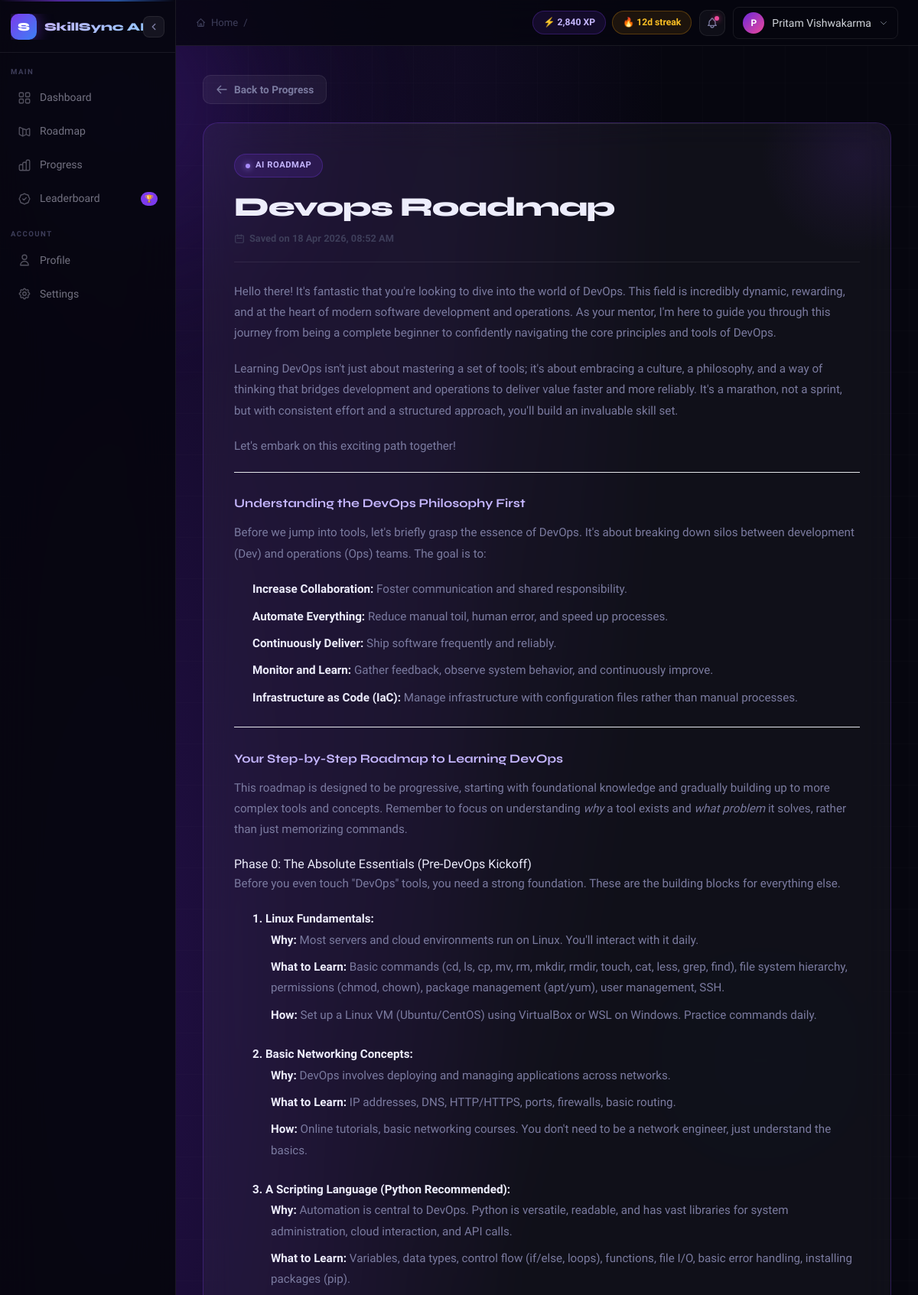
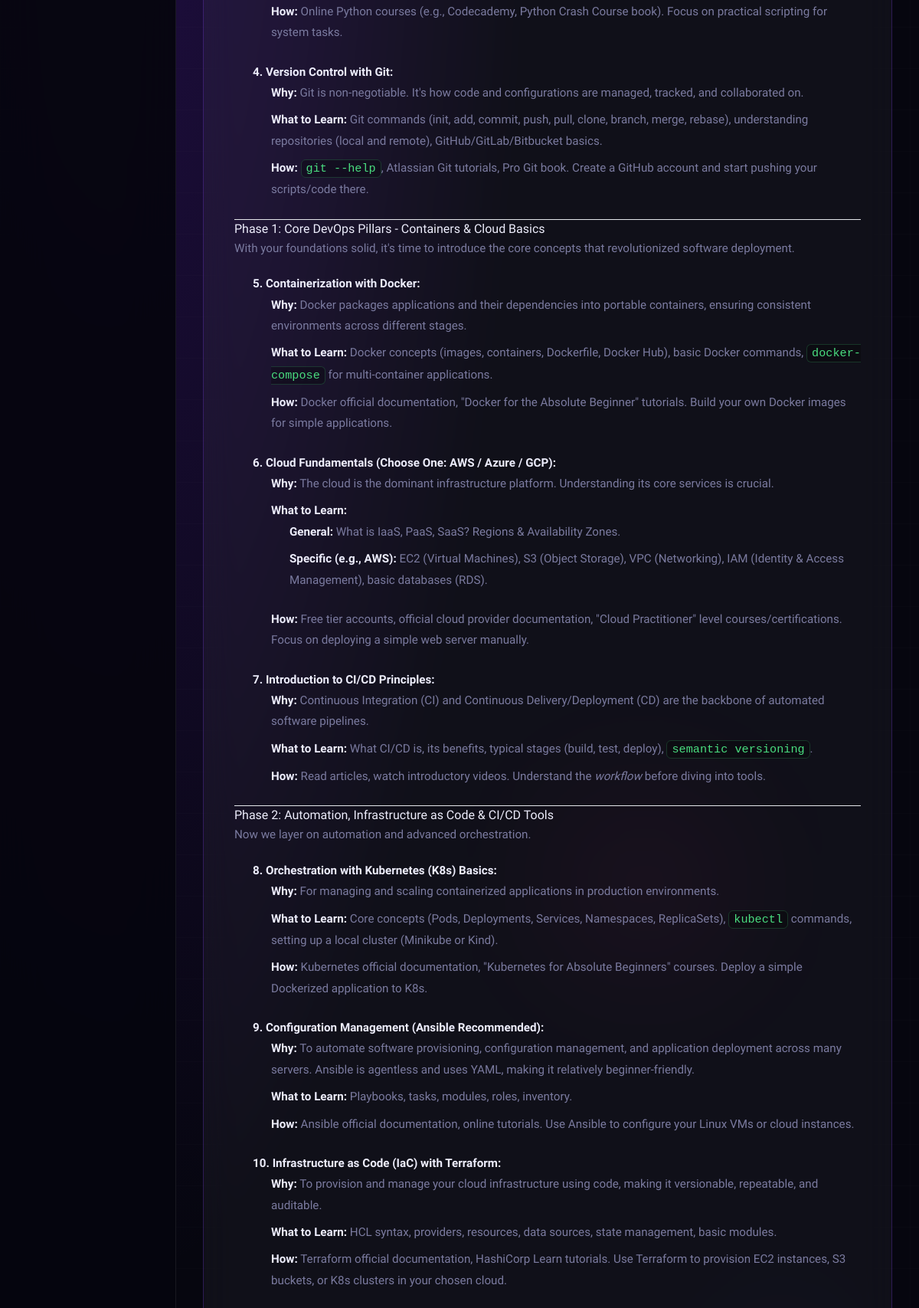
Page /dashboard/roadmap/13/ (signed in, upper part) on the committed database (2 pictures, top to bottom).
### dashboard/models.py (models this page shows, shortened)
class SavedAIRoadmap(models.Model):
    user = models.ForeignKey(User, on_delete=models.CASCADE, related_name="saved_roadmaps")
    title = models.CharField(max_length=255, default="My AI Roadmap")
    ai_content = models.TextField() # Gemini ka generate kiya hua markdown/HTML
    generated_at = models.DateTimeField(default=now)
    is_active = models.BooleanField(default=True) # Agar current roadmap hai toh True

### dashboard/views.py (the view)
# urls.py: path('roadmap/<int:roadmap_id>/', views.roadmap_detail, name='roadmap_detail'),
@login_required
def roadmap_detail(request, roadmap_id):
    roadmap = get_object_or_404(SavedAIRoadmap, id=roadmap_id, user=request.user)
    context = {
        'roadmap': roadmap
    }
    return render(request, 'dashboard/roadmap_detail.html', context)

### templates/dashboard/roadmap_detail.html (shortened to what this page needs)
{% extends 'base.html' %}
{% load static %}
{% block content %}
<div style="max-width:900px; margin: 0 auto; padding-top: 10px; padding-bottom: 40px;">
    <a href="{% url 'progress' %}" class="btn-ghost" style="padding:8px 16px; border-radius:10px; text-decoration:none; display:inline-flex; align-items:center; gap:8px; margin-bottom: 24px; font-size: 0.85rem; transition: all 0.2s;">
        <svg width="16" height="16" fill="none" stroke="currentColor" stroke-width="2" viewBox="0 0 24 24"><path stroke-linecap="round" stroke-linejoin="round" d="M10 19l-7-7m0 0l7-7m-7 7h18"/></svg>
        Back to Progress
    </a>
    <div class="glass anim-up d-1" style="padding: 40px; border-radius: 20px; position: relative; overflow: hidden; border: 1px solid rgba(124,58,237,.28);">
        <div style="position: absolute; top: -80px; right: -80px; width: 250px; height: 250px; background: radial-gradient(circle, rgba(124,58,237,0.12) 0%, transparent 70%); border-radius: 50%; pointer-events: none;"></div>
        <div style="border-bottom: 1px solid rgba(255,255,255,0.08); padding-bottom: 20px; margin-bottom: 25px;">
            <div style="display:inline-flex; align-items:center; gap:7px; padding:6px 14px; border-radius:999px; background:rgba(124,58,237,.15); border:1px solid rgba(124,58,237,.3); font-size:.7rem; font-weight:700; color:#c4b5fd; text-transform: uppercase; letter-spacing: 0.05em; margin-bottom: 18px;">
                <span style="width:6px; height:6px; border-radius:50%; background:#a78bfa; box-shadow: 0 0 8px #a78bfa;"></span> AI Roadmap
            </div>
            <h1 style="font-family: 'Syne', sans-serif; font-weight: 800; font-size: 2.2rem; color: var(--text); letter-spacing: -0.03em; margin-bottom: 10px; line-height: 1.2;">
                {{ roadmap.title }}
            </h1>
            <p style="color: var(--text-muted); font-size: 0.8rem; font-weight: 600; display: flex; align-items: center; gap: 6px;">
                <svg width="14" height="14" fill="none" stroke="currentColor" stroke-width="2" viewBox="0 0 24 24"><path stroke-linecap="round" stroke-linejoin="round" d="M8 7V3m8 4V3m-9 8h10M5 21h14a2 2 0 002-2V7a2 2 0 00-2-2H5a2 2 0 00-2 2v12a2 2 0 002 2z"/></svg>
                Saved on {{ roadmap.generated_at|date:"d M Y, h:i A" }}
            </p>
        </div>
        <div class="markdown-content">
            {{ roadmap.ai_content|safe }}
        </div>
    </div>
</div>
{% endblock %}

### templates/base.html (shortened to what this page needs)
{% load static %}
<!DOCTYPE html>
<html lang="en" data-theme="dark">
<head>
  <script src="https://cdn.tailwindcss.com"></script>
</head>
<body>
<div class="bg-layer" aria-hidden="true">
  <div class="bg-mesh"></div>
  <div class="bg-grid"></div>
  <div class="blob blob-3"></div>
  <div class="blob blob-4"></div>
</div>
<aside id="sidebar" aria-label="Main navigation">
  <div class="sb-logo-row">
    <a class="sb-logo-link" href="{% url 'dashboard' %}">
      <div class="sb-logo-mark">S</div>
      <span class="sb-logo-text">SkillSync AI</span>
    </a>
    <button class="sb-toggle" id="sbToggleBtn" onclick="toggleSidebar()" title="Toggle sidebar" aria-label="Toggle sidebar">
      <svg id="sbToggleIcon" viewBox="0 0 24 24" fill="none" stroke="currentColor" stroke-width="2.5" stroke-linecap="round" stroke-linejoin="round">
        <path d="M15 18l-6-6 6-6"/>
      </svg>
    </button>
  </div>
  <nav style="flex:1; overflow-y:auto; overflow-x:hidden; padding: 4px 0;">
    <div class="sb-section">Main</div>
    <a class="sb-link {% block nav_dashboard %}{% endblock %}" href="{% url 'dashboard' %}">
      <svg viewBox="0 0 24 24" fill="none" stroke="currentColor" stroke-width="1.8">
        <rect x="3" y="3" width="7" height="7" rx="1.5"/>
        <rect x="14" y="3" width="7" height="7" rx="1.5"/>
        <rect x="3" y="14" width="7" height="7" rx="1.5"/>
        <rect x="14" y="14" width="7" height="7" rx="1.5"/>
      </svg>
      <span class="sb-link-text">Dashboard</span>
    </a>
    <a class="sb-link {% block nav_roadmap %}{% endblock %}" href="{% url 'skill_advisor' %}">
      <svg viewBox="0 0 24 24" fill="none" stroke="currentColor" stroke-width="1.8">
        <path stroke-linecap="round" stroke-linejoin="round" d="M9 20l-5.447-2.724A1 1 0 013 16.382V5.618a1 1 0 011.447-.894L9 7m0 13l6-3m-6 3V7m6 10l4.553 2.276A1 1 0 0021 18.382V7.618a1 1 0 00-1.447-.894L15 9m0 8V9m0 0L9 7"/>
      </svg>
      <span class="sb-link-text">Roadmap</span>
    </a>
    <a class="sb-link {% block nav_progress %}{% endblock %}" href="{% url 'progress' %}">
      <span class="sb-link-text">Progress</span>
    </a>
    <a class="sb-link {% block nav_leaderboard %}{% endblock %}" href="{% url 'leaderboard' %}">
      <span class="sb-link-text">Leaderboard</span>
      <span class="sb-badge">🏆</span>
    </a>
    <div class="sb-section" style="margin-top:18px">Account</div>
    <a class="sb-link {% block nav_profile %}{% endblock %}" href="{% url 'profile' %}">
      <svg viewBox="0 0 24 24" fill="none" stroke="currentColor" stroke-width="1.8">
        <path stroke-linecap="round" stroke-linejoin="round" d="M16 7a4 4 0 11-8 0 4 4 0 018 0zM12 14a7 7 0 00-7 7h14a7 7 0 00-7-7z"/>
      </svg>
      <span class="sb-link-text">Profile</span>
    </a>
    <a class="sb-link {% block nav_settings %}{% endblock %}" href="{% url 'settings' %}">
      <span class="sb-link-text">Settings</span>
    </a>
  </nav>
</aside>
<div id="page-wrap">
  <header id="topbar">
    <div class="tb-left">
      <nav class="tb-breadcrumb" aria-label="Breadcrumb">
        <span style="color:var(--text-muted)">Home</span>
        <span style="color:var(--text-muted);">/</span>
      </nav>
    </div>
    <div class="tb-right">
      <div class="tb-chips" style="display:flex;gap:8px;">
        <div class="tb-chip chip-xp">⚡ {{ user.xp|default:"2,840" }} XP</div>
        <div class="tb-chip chip-streak">🔥 {{ user.streak|default:"12" }}d streak</div>
      </div>
      <button class="tb-notif" aria-label="Notifications">
        <span class="notif-dot"></span>
      </button>
      <div class="relative">
        <div onclick="toggleDropdown()"
            class="flex items-center gap-2.5 px-3 py-1.5 rounded-lg cursor-pointer hover:bg-gray-800/60 transition"
            style="border:1px solid rgba(255,255,255,.08)">
          <div class="w-7 h-7 rounded-full flex items-center justify-center text-xs font-bold text-white"
              style="background:linear-gradient(135deg,#6d28d9,#ec4899)">
            {{ request.user.first_name|slice:":1"|upper }}
          </div>
          <span class="text-sm font-medium text-gray-300">
            {{ request.user.first_name }} {{ request.user.last_name }}
          </span>
          <svg class="w-3 h-3 text-gray-500 transition-transform duration-200" id="arrowIcon"
              fill="none" stroke="currentColor" stroke-width="2" viewBox="0 0 24 24">
            <path stroke-linecap="round" stroke-linejoin="round" d="M19 9l-7 7-7-7"/>
          </svg>
        </div>
      </div>
    </div>
  </header>
  <main id="main-content">
    {% block content %}{% endblock %}
  </main>
</div>
</body>
</html>

### rows in the picture
SavedAIRoadmap: title "Devops Roadmap", generated_at "18 Apr 2026, 08:52 AM", ai_content "Hello there! It's fantastic that you're looking to dive into the world of DevOps. This field is incredibly dynamic, rewarding, and at the heart of modern software development and operations. As your mentor, I'm here to guide you through this journey from being a complete beginner to confidently navigating the core principles and tools of DevOps. Learning DevOps isn't just about mastering a set of tools; it's about embracing a culture, a philosophy, and a way of thinking that bridges development and operations to deliver value faster and more reliably. It's a marathon, not a sprint, but with consistent effort and a structured approach, you'll build an invaluable skill set. Let's embark on…"

### other values in the picture
{{ user.xp|default:"2,840" }} "2,840"
{{ user.streak|default:"12" }} "12"
{{ request.user.first_name|slice:":1"|upper }} "P"
{{ request.user.first_name }} "Pritam"
{{ request.user.last_name }} "Vishwakarma"
